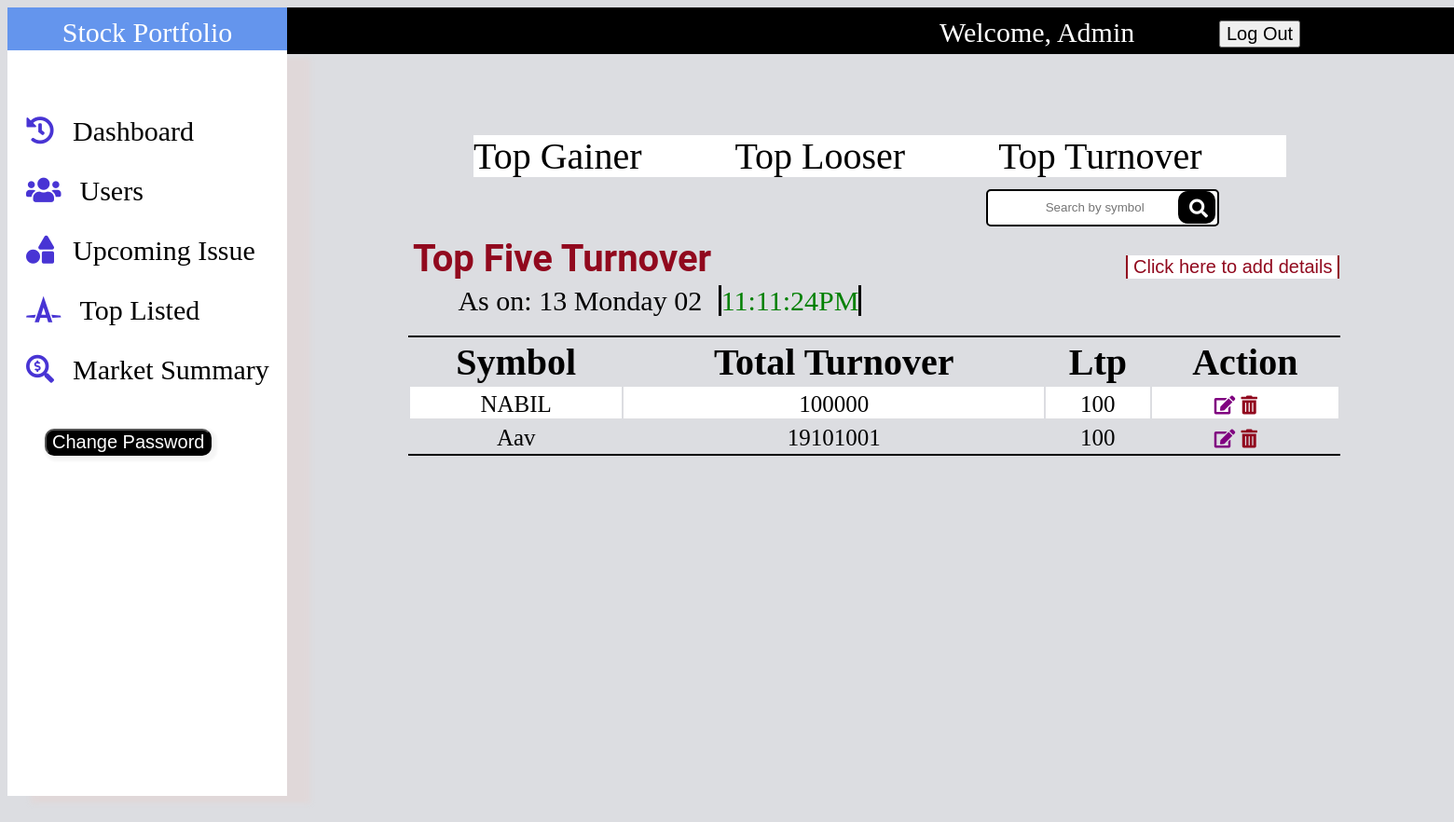
Screenshot of /project/admin/topturnover.php (signed in) with the database file from the repository.
### tables this page shows
CREATE TABLE `top_turnover` (
  `id` int(11) NOT NULL,
  `symbol` varchar(50) NOT NULL,
  `total_turnover` int(100) NOT NULL,
  `ltp` int(50) NOT NULL
);

### project/admin/topturnover.php (the view, shortened to what this page needs)
<?php
include("database.php");
include("main.php");
$where = '';
$sql= "SELECT * FROM `top_turnover` $where";
$results = mysqli_query($conn, $sql);
?>
<!DOCTYPE html>
<html lang="en">
<head>
      <link href="css/topgainer.css" rel="stylesheet">
</head>
<body>
<div class="part-two">
            <a class="subparttwo" href="topgainer.php">  Top Gainer</a>
            </div>
            <div class="part-two">
            <a class="subparttwo" href="toplooser.php">  Top Looser</a>
            </div>
            <div class="part-two">
            <a class="subparttwo" href="">Top Turnover</a>
            </div>
      <form action="topturnover.php" method="POST">
<input type="search" name="submit" placeholder="Search by symbol ">
<button class="btn" name="search"><i class="fas fa-search"></i></button>
      </form>
      <div id="head">
    <h1>Top Five Turnover</h1>
    <a href="topturnoveradd.php"><button class="btn-anchor">Click here to add details</button></a>
    <span id='date'>As on:
    <?php
    echo date('d l m')."&nbsp";
   echo "<span id='date-two'>".date("h:i:sA")."</span>";
?>
</span>
   <table>
    <tr>
    <th>Symbol</th>
    <th>Total Turnover</th>
    <th>Ltp</th>
    <th>Action</th>
    </tr>
 <?php
   while($rows= mysqli_fetch_assoc($results)){
?>
    <tr>
    <td><?php echo $rows['symbol']?></td>
    <td><?php echo $rows['total_turnover']?></td>
    <td><?php echo $rows['ltp']?></td>
    <td><a href="topturnoverupdate.php?id=<?php echo $rows['id'];?>" onclick="clickupdate()"><i class="fas fa-edit"></i></a>
        <a href="deletetopturnover.php?id=<?php echo $rows['id'];?>" onclick="clickerror()"><i class="fas fa-trash-alt"></i></a>
    </td>
    <?php
   }
   ?>
    </tr>
   </table>
   </div>
</body>
</html>

### project/admin/css/main.css (style rules this page uses)
body { background-color: #dcdde1; overflow: hidden; }
button { font-size: 20px; position: relative; top:-70px; left:1300px; }
i { color:#4834d4; position: relative; left:-20px; }

### project/admin/css/topgainer.css (style rules this page uses)
.part-two { background-color: white; width: 100%; display: inline; font-size: 40px; padding-right: 90px; position: relative; top:-730px; left:500px; cursor: pointer; text-decoration: none; }
.subparttwo { text-decoration: none; color:black; }
input { border:2px solid black; border-radius: 5px; position: relative; top:-720px; left: 1050px; height: 40px; width: 250px; outline: none; text-align: center; }
.btn { position: relative; top:-716px; left: 1002px; border: none; background-color:black; height: 35px; width: 40px; border-radius: 10px; padding-top: 5px; }
.fa-search { color:white; position: relative; left:2px; }
#head { position: relative; top:-700px; left:500px; }
h1 { position: relative; top:-35px; left:-100px; font-size: 40px; padding-left: 35px; color:#91091e; height: 50px; width: 100vw; font-family: 'Roboto', sans-serif; }
#date { color:black; font-size: 30px; position:relative; top:-60px; left:-250px; }
#date-two { position: relative; left:10px; color:green; border-left: 3px solid black; border-right: 3px solid black; }
table { width: 1000px; position: relative; top:-40px; left:-70px; border-top: 2px solid black; border-bottom: 2px solid black; }
table th { color:black; font-size: 40px; }
table td { font-size: 25px; text-align: center; padding-top: 5px; }
tr:nth-child(even) { background-color:white; }
.btn-anchor { position: relative; top:-100px; left:700px; background-color: white; border: none; border-left: 2px solid #91091e; border-right: 2px solid #91091e; font-size: 20px; color:#91091e; }
.fa-edit { color:purple; font-size: 20px; padding-left: 20px; }
.fa-trash-alt { color:#91091e; font-size: 20px; }

### rows the page displays
top_turnover: symbol "NABIL", total_turnover "100000", ltp "100"
top_turnover: symbol "Aav", total_turnover "19101001", ltp "100"

### other values shown
$_SESSION['mail'] "Admin"
